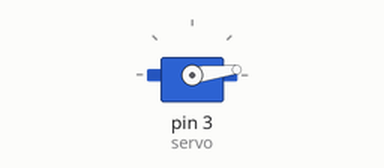
Bench run of a sketch on a simulated Arduino Uno, built with avr-gcc and run on an emulated ATmega328P. Shown: servo. What the sketch prints to the serial monitor is not drawn.

Above: at 0.05 s.
At 0.85 s:
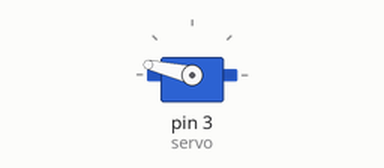
At 1.2 s:
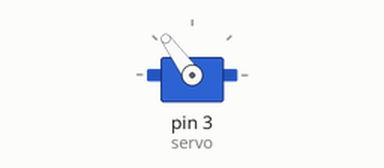
At 1.7 s:
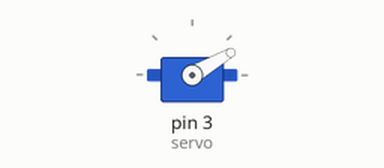
Timing chart, 0 to 4.2 s (numbered marks = the images above):
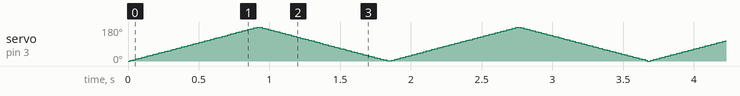

The sketch:

first_servo.ino
```cpp
#include <Servo.h>

Servo servo;

void setup() {
  Serial.begin(9600);
  servo.attach(3);

  pinMode(3, OUTPUT);
  Serial.print(servo.read());
}

void loop() {
  for (int i(0); i < 180+1; ++i){
    servo.write(i);
    delay(5);
  }
  Serial.print(servo.read());

  for (int i(180); i >= 0; --i){
    servo.write(i);
    delay(5);
  }
  Serial.print(servo.read());

  //servo.write(0);
  //delay(2000);
  //servo.write(180);
  //delay(2000);
}
```
